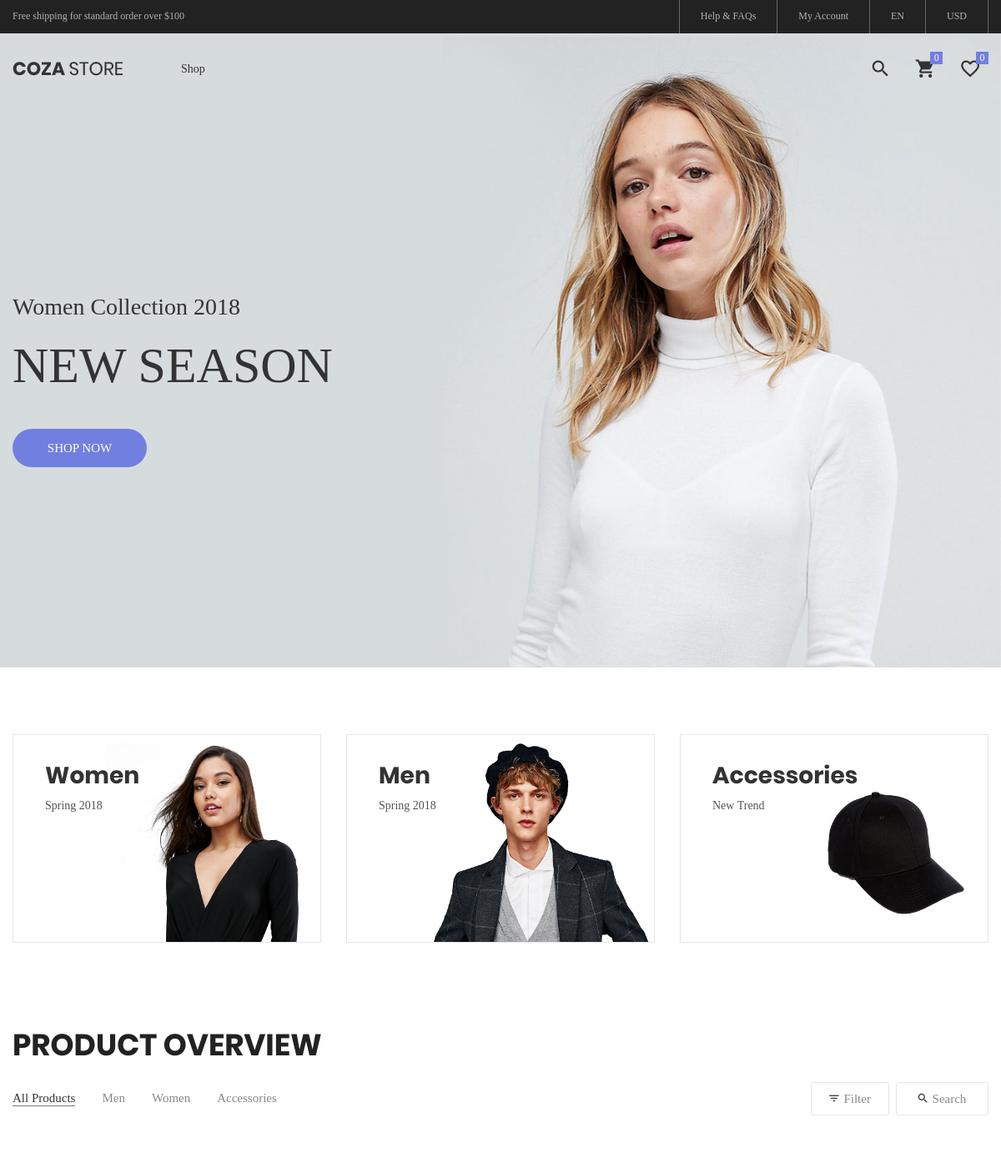
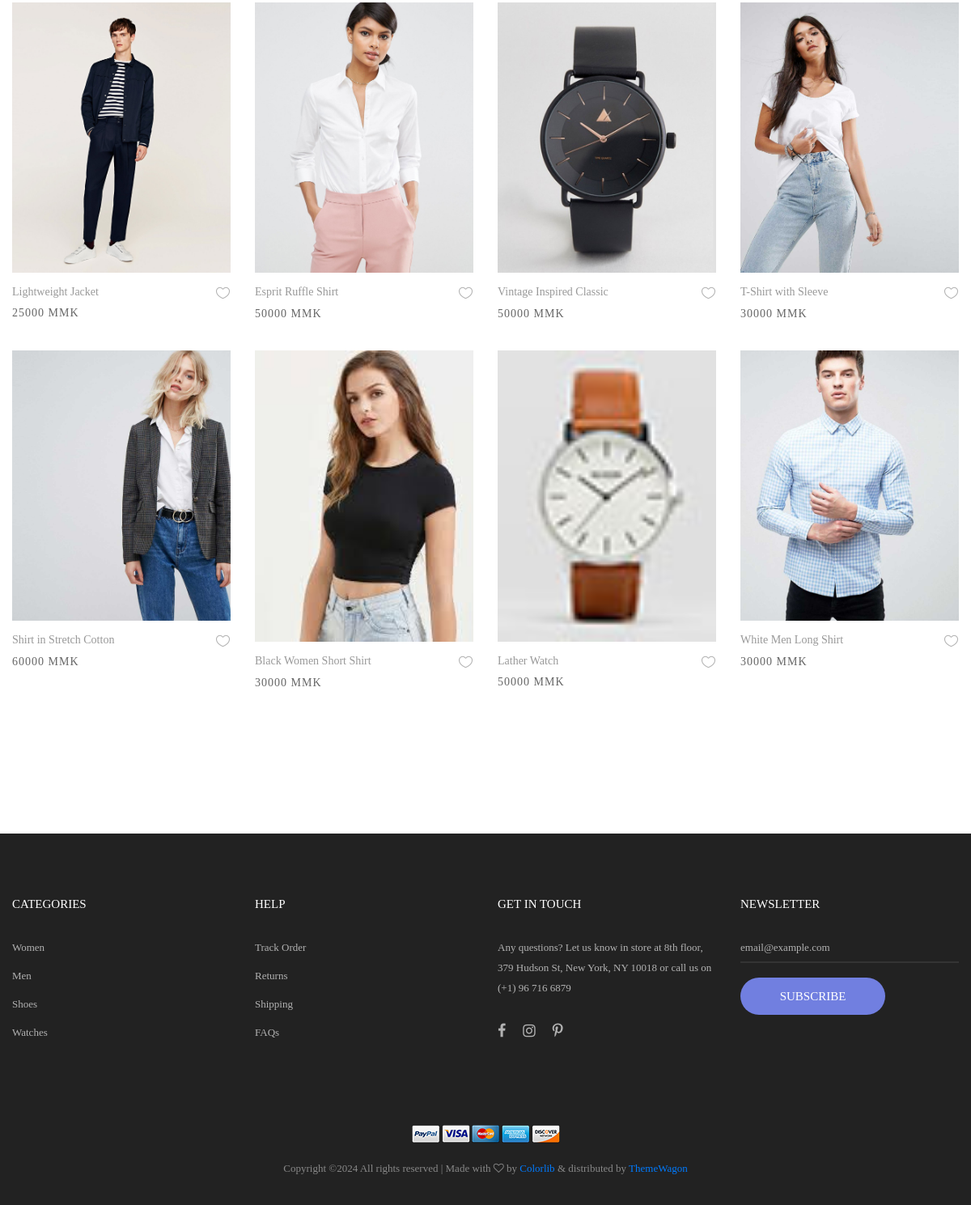
The page / on the database its author committed (2 pictures, top to bottom).
### myapp/models.py (models this page shows, shortened)
class category(models.Model):
    categoryname = models.CharField(max_length=255)
    created_at = models.DateTimeField(auto_now_add=True)
    updated_at = models.DateTimeField(auto_now=True)

class item(models.Model):
    itemname = models.CharField(max_length=255)
    category = models.ForeignKey(category, on_delete=models.CASCADE)
    price = models.PositiveIntegerField(default=0)
    description = models.CharField(max_length=255)
    photo1 = models.ImageField(upload_to='item/', blank=True, null=True)
    photo2 = models.ImageField(upload_to='item/', blank=True, null=True)
    photo3 = models.ImageField(upload_to='item/', blank=True, null=True)
    photo4 = models.ImageField(upload_to='item/', blank=True, null=True)
    created_at = models.DateTimeField(auto_now_add=True)
    updated_at = models.DateTimeField(auto_now=True)

### myapp/views.py (the view, shortened to what this page needs)
# urls.py: path('', shopview.as_view(), name='shopview'),
class shopview(View):
    def get(self, request):
        itm = item.objects.all()
        cate = category.objects.all()
        cart_id = self.request.session.get('cart_id', None)
        if cart_id:
            cart = Cart.objects.get(id=cart_id)
            ccnt = CartProduct.objects.filter(cart=cart).count()
        else:
            cart = None
            ccnt = 0
        context = {'item': itm, 'cate': cate,'cart':cart, 'ccnt':ccnt}
        return render(request, 'shop/shopview.html', context)

### templates/shop/shopview.html (shortened to what this page needs)
{% load static %}
<!DOCTYPE html>
<html lang="en">
<head>
	<link rel="stylesheet" type="text/css" href="{% static 'shop/vendor/bootstrap/css/bootstrap.min.css' %}">
	<link rel="stylesheet" type="text/css" href="{% static 'shop/fonts/font-awesome-4.7.0/css/font-awesome.min.css' %}">
	<link rel="stylesheet" type="text/css" href="{% static 'shop/fonts/iconic/css/material-design-iconic-font.min.css' %}">
	<link rel="stylesheet" type="text/css" href="{% static 'shop/fonts/linearicons-v1.0.0/icon-font.min.css' %}">
	<link rel="stylesheet" type="text/css" href="{% static 'shop/vendor/animate/animate.css' %}">
	<link rel="stylesheet" type="text/css" href="{% static 'shop/vendor/css-hamburgers/hamburgers.min.css' %}">
	<link rel="stylesheet" type="text/css" href="{% static 'shop/vendor/animsition/css/animsition.min.css' %}">
	<link rel="stylesheet" type="text/css" href="{% static 'shop/vendor/select2/select2.min.css' %}">
	<link rel="stylesheet" type="text/css" href="{% static 'shop/vendor/daterangepicker/daterangepicker.css' %}">
	<link rel="stylesheet" type="text/css" href="{% static 'shop/vendor/slick/slick.css' %}">
	<link rel="stylesheet" type="text/css" href="{% static 'shop/vendor/MagnificPopup/magnific-popup.css' %}">
	<link rel="stylesheet" type="text/css" href="{% static 'shop/vendor/perfect-scrollbar/perfect-scrollbar.css' %}">
	<link rel="stylesheet" type="text/css" href="{% static 'shop/css/util.css' %}">
	<link rel="stylesheet" type="text/css" href="{% static 'shop/css/main.css' %}">
</head>
<body class="animsition">
	<header>
		<div class="container-menu-desktop">
			<div class="top-bar">
				<div class="content-topbar flex-sb-m h-full container">
					<div class="left-top-bar">
						Free shipping for standard order over $100
					</div>
					<div class="right-top-bar flex-w h-full">
						<a href="#" class="flex-c-m trans-04 p-lr-25">
							Help & FAQs
						</a>
						<a href="#" class="flex-c-m trans-04 p-lr-25">
							My Account
						</a>
						<a href="#" class="flex-c-m trans-04 p-lr-25">
							EN
						</a>
						<a href="#" class="flex-c-m trans-04 p-lr-25">
							USD
						</a>
					</div>
				</div>
			</div>
			<div class="wrap-menu-desktop">
				<nav class="limiter-menu-desktop container">
					<a href="#" class="logo">
						<img src="{% static 'shop/images/icons/logo-01.png' %}" alt="IMG-LOGO">
					</a>
					<div class="menu-desktop">
						<ul class="main-menu">
							<li>
								<a href="/">Shop</a>
							</li>
						</ul>
					</div>
					<div class="wrap-icon-header flex-w flex-r-m">
						<div class="icon-header-item cl2 hov-cl1 trans-04 p-l-22 p-r-11 js-show-modal-search">
							<i class="zmdi zmdi-search"></i>
						</div>
						<div class="icon-header-item cl2 hov-cl1 trans-04 p-l-22 p-r-11 icon-header-noti js-show-cart" data-notify="{{ccnt}}">
							<i class="zmdi zmdi-shopping-cart"></i>
						</div>
						<a href="#" class="dis-block icon-header-item cl2 hov-cl1 trans-04 p-l-22 p-r-11 icon-header-noti" data-notify="0">
							<i class="zmdi zmdi-favorite-outline"></i>
						</a>
					</div>
				</nav>
			</div>
		</div>
	</header>
	<section class="section-slide">
		<div class="wrap-slick1">
			<div class="slick1">
				<div class="item-slick1" style="background-image: url({% static 'shop/images/slide-01.jpg' %});">
					<div class="container h-full">
						<div class="flex-col-l-m h-full p-t-100 p-b-30 respon5">
							<div class="layer-slick1 animated visible-false" data-appear="fadeInDown" data-delay="0">
								<span class="ltext-101 cl2 respon2">
									Women Collection 2018
								</span>
							</div>
							<div class="layer-slick1 animated visible-false" data-appear="fadeInUp" data-delay="800">
								<h2 class="ltext-201 cl2 p-t-19 p-b-43 respon1">
									NEW SEASON
								</h2>
							</div>
							<div class="layer-slick1 animated visible-false" data-appear="zoomIn" data-delay="1600">
								<a href="product.html" class="flex-c-m stext-101 cl0 size-101 bg1 bor1 hov-btn1 p-lr-15 trans-04">
									Shop Now
								</a>
							</div>
						</div>
					</div>
				</div>
			</div>
		</div>
	</section>
	<div class="sec-banner bg0 p-t-80 p-b-50">
		<div class="container">
			<div class="row">
				<div class="col-md-6 col-xl-4 p-b-30 m-lr-auto">
					<div class="block1 wrap-pic-w">
						<img src="{% static 'shop/images/banner-01.jpg' %}" alt="IMG-BANNER">
						<a href="#" class="block1-txt ab-t-l s-full flex-col-l-sb p-lr-38 p-tb-34 trans-03 respon3">
							<div class="block1-txt-child1 flex-col-l">
								<span class="block1-name ltext-102 trans-04 p-b-8">
									Women
								</span>
								<span class="block1-info stext-102 trans-04">
									Spring 2018
								</span>
							</div>
						</a>
					</div>
				</div>
				<div class="col-md-6 col-xl-4 p-b-30 m-lr-auto">
					<div class="block1 wrap-pic-w">
						<img src="{% static 'shop/images/banner-02.jpg' %}" alt="IMG-BANNER">
						<a href="#" class="block1-txt ab-t-l s-full flex-col-l-sb p-lr-38 p-tb-34 trans-03 respon3">
							<div class="block1-txt-child1 flex-col-l">
								<span class="block1-name ltext-102 trans-04 p-b-8">
									Men
								</span>
								<span class="block1-info stext-102 trans-04">
									Spring 2018
								</span>
							</div>
						</a>
					</div>
				</div>
				<div class="col-md-6 col-xl-4 p-b-30 m-lr-auto">
					<div class="block1 wrap-pic-w">
						<img src="{% static 'shop/images/banner-03.jpg' %}" alt="IMG-BANNER">
						<a href="#" class="block1-txt ab-t-l s-full flex-col-l-sb p-lr-38 p-tb-34 trans-03 respon3">
							<div class="block1-txt-child1 flex-col-l">
								<span class="block1-name ltext-102 trans-04 p-b-8">
									Accessories
								</span>
								<span class="block1-info stext-102 trans-04">
									New Trend
								</span>
							</div>
						</a>
					</div>
				</div>
			</div>
		</div>
	</div>
	<section class="bg0 p-t-23 p-b-140">
		<div class="container">
			<div class="p-b-10">
				<h3 class="ltext-103 cl5">
					Product Overview
				</h3>
			</div>
			<div class="flex-w flex-sb-m p-b-52">
				<div class="flex-w flex-l-m filter-tope-group m-tb-10">
					<button class="stext-106 cl6 hov1 bor3 trans-04 m-r-32 m-tb-5 how-active1" data-filter="*">
						All Products
					</button>
                    {% for i in cate %}
                    <button class="stext-106 cl6 hov1 bor3 trans-04 m-r-32 m-tb-5" data-filter=".c-{{i.id}}">
						{{i.categoryname}}
					</button>
                    {% endfor %}
				</div>
				<div class="flex-w flex-c-m m-tb-10">
					<div class="flex-c-m stext-106 cl6 size-104 bor4 pointer hov-btn3 trans-04 m-r-8 m-tb-4 js-show-filter">
						<i class="icon-filter cl2 m-r-6 fs-15 trans-04 zmdi zmdi-filter-list"></i>
						 Filter
					</div>
					<div class="flex-c-m stext-106 cl6 size-105 bor4 pointer hov-btn3 trans-04 m-tb-4 js-show-search">
						<i class="icon-search cl2 m-r-6 fs-15 trans-04 zmdi zmdi-search"></i>
						Search
					</div>
				</div>
			</div>
			<div class="row isotope-grid">
                {% for i in item %}
				<div class="col-sm-6 col-md-4 col-lg-3 p-b-35 isotope-item c-{{i.category.id}}">
					<div class="block2">
						<div class="block2-pic hov-img0">
							<img src="{{i.photo1.url}}" alt="IMG-PRODUCT">
						</div>
						<div class="block2-txt flex-w flex-t p-t-14">
							<div class="block2-txt-child1 flex-col-l ">
								<a href="#" class="stext-104 cl4 hov-cl1 trans-04 js-name-b2 p-b-6">
									{{i.itemname}}
								</a>
								<span class="stext-105 cl3">
									{{i.price}} MMK
								</span>
							</div>
							<div class="block2-txt-child2 flex-r p-t-3">
								<a href="#" class="btn-addwish-b2 dis-block pos-relative js-addwish-b2">
									<img class="icon-heart1 dis-block trans-04" src="{% static 'shop/images/icons/icon-heart-01.png' %}" alt="ICON">
								</a>
							</div>
						</div>
					</div>
				</div>
                {% endfor %}
			</div>
		</div>
	</section>
	<footer class="bg3 p-t-75 p-b-32">
		<div class="container">
			<div class="row">
				<div class="col-sm-6 col-lg-3 p-b-50">
					<h4 class="stext-301 cl0 p-b-30">
						Categories
					</h4>
					<ul>
						<li class="p-b-10">
							<a href="#" class="stext-107 cl7 hov-cl1 trans-04">
								Women
							</a>
						</li>
						<li class="p-b-10">
							<a href="#" class="stext-107 cl7 hov-cl1 trans-04">
								Men
							</a>
						</li>
						<li class="p-b-10">
							<a href="#" class="stext-107 cl7 hov-cl1 trans-04">
								Shoes
							</a>
						</li>
						<li class="p-b-10">
							<a href="#" class="stext-107 cl7 hov-cl1 trans-04">
								Watches
							</a>
						</li>
					</ul>
				</div>
				<div class="col-sm-6 col-lg-3 p-b-50">
					<h4 class="stext-301 cl0 p-b-30">
						Help
					</h4>
					<ul>
						<li class="p-b-10">
							<a href="#" class="stext-107 cl7 hov-cl1 trans-04">
								Track Order
							</a>
						</li>
						<li class="p-b-10">
							<a href="#" class="stext-107 cl7 hov-cl1 trans-04">
								Returns
							</a>
						</li>
						<li class="p-b-10">
							<a href="#" class="stext-107 cl7 hov-cl1 trans-04">
								Shipping
							</a>
						</li>
						<li class="p-b-10">
							<a href="#" class="stext-107 cl7 hov-cl1 trans-04">
								FAQs
							</a>
						</li>
					</ul>
				</div>
				<div class="col-sm-6 col-lg-3 p-b-50">
					<h4 class="stext-301 cl0 p-b-30">
						GET IN TOUCH
					</h4>
					<p class="stext-107 cl7 size-201">
						Any questions? Let us know in store at 8th floor, 379 Hudson St, New York, NY 10018 or call us on (+1) 96 716 6879
					</p>
					<div class="p-t-27">
						<a href="#" class="fs-18 cl7 hov-cl1 trans-04 m-r-16">
							<i class="fa fa-facebook"></i>
						</a>
						<a href="#" class="fs-18 cl7 hov-cl1 trans-04 m-r-16">
							<i class="fa fa-instagram"></i>
						</a>
						<a href="#" class="fs-18 cl7 hov-cl1 trans-04 m-r-16">
							<i class="fa fa-pinterest-p"></i>
						</a>
					</div>
				</div>
				<div class="col-sm-6 col-lg-3 p-b-50">
					<h4 class="stext-301 cl0 p-b-30">
						Newsletter
					</h4>
					<form>
						<div class="wrap-input1 w-full p-b-4">
							<input class="input1 bg-none plh1 stext-107 cl7" type="text" name="email" placeholder="email@example.com">
						</div>
						<div class="p-t-18">
							<button class="flex-c-m stext-101 cl0 size-103 bg1 bor1 hov-btn2 p-lr-15 trans-04">
								Subscribe
							</button>
						</div>
					</form>
				</div>
			</div>
			<div class="p-t-40">
				<div class="flex-c-m flex-w p-b-18">
					<a href="#" class="m-all-1">
						<img src="images/icons/icon-pay-01.png" alt="ICON-PAY">
					</a>
					<a href="#" class="m-all-1">
						<img src="images/icons/icon-pay-02.png" alt="ICON-PAY">
					</a>
					<a href="#" class="m-all-1">
						<img src="images/icons/icon-pay-03.png" alt="ICON-PAY">
					</a>
					<a href="#" class="m-all-1">
						<img src="images/icons/icon-pay-04.png" alt="ICON-PAY">
					</a>
					<a href="#" class="m-all-1">
						<img src="images/icons/icon-pay-05.png" alt="ICON-PAY">
					</a>
				</div>
				<p class="stext-107 cl6 txt-center">
Copyright &copy;<script>document.write(new Date().getFullYear());</script> All rights reserved | Made with <i class="fa fa-heart-o" aria-hidden="true"></i> by <a href="https://colorlib.com" target="_blank">Colorlib</a> &amp; distributed by <a href="https://themewagon.com" target="_blank">ThemeWagon</a>
				</p>
			</div>
		</div>
	</footer>
</body>
</html>

### rows shown on the page
category: categoryname "Men"
category: categoryname "Women"
category: categoryname "Accessories"
item: photo1 (picture), itemname "Lightweight Jacket", price "25000"
item: photo1 (picture), itemname "Esprit Ruffle Shirt", price "50000"
item: photo1 (picture), itemname "Vintage Inspired Classic", price "50000"
item: photo1 (picture), itemname "T-Shirt with Sleeve", price "30000"
item: photo1 (picture), itemname "Shirt in Stretch Cotton", price "60000"
item: photo1 (picture), itemname "Black Women Short Shirt", price "30000"
item: photo1 (picture), itemname "Lather Watch", price "50000"
item: photo1 (picture), itemname "White Men Long Shirt", price "30000"
